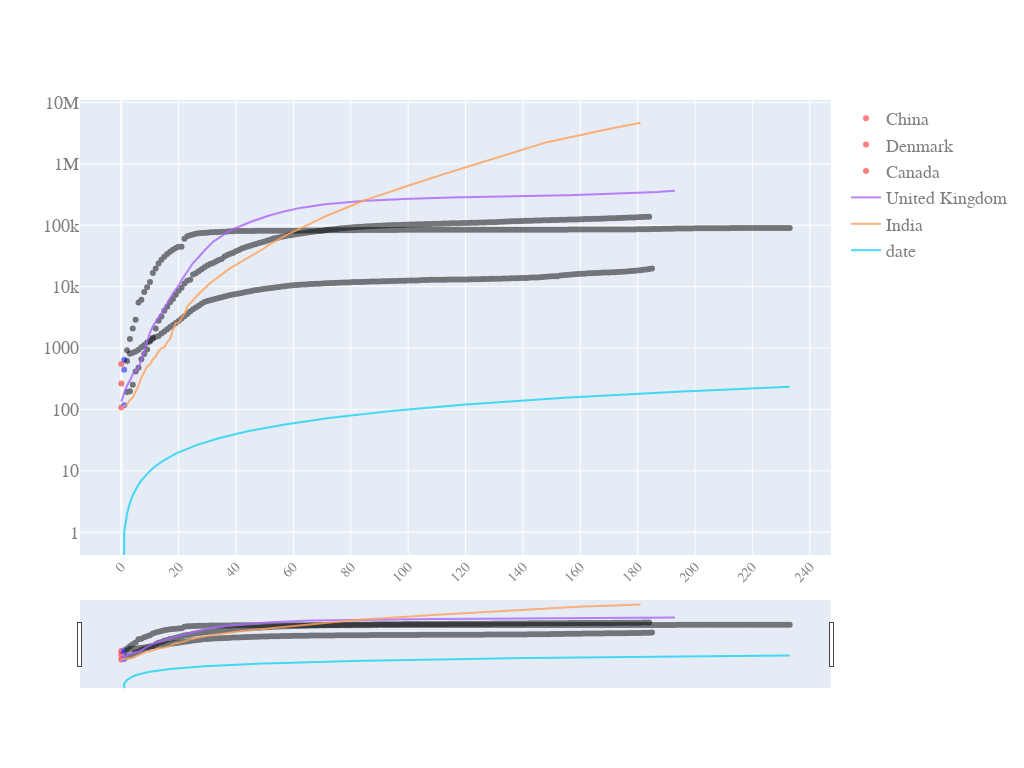

Source (notebook cell):
### Code cell
quick_plot1(pd_sync_timelines.date, pd_sync_timelines.iloc[:,1:],
          y_scale='log', slider=True)

### Figure 1 — Plotly figure (JSON) as saved in the notebook; plotly's stock layout.template omitted (floating-point values rounded to 4 significant figures; data arrays with more than 128 entries replaced by an {"elided": "..."} marker saying what was removed)
{"data": [{"marker": {"color": ["red", "blue"]}, "mode": "markers", "name": "China", "opacity": 0.5, "type": "scatter", "x": {"elided": "234 int values"}, "y": {"elided": "234 int values"}}, {"marker": {"color": ["red", "blue"]}, "mode": "markers", "name": "Denmark", "opacity": 0.5, "type": "scatter", "x": {"elided": "234 int values"}, "y": {"elided": "234 int values"}}, {"marker": {"color": ["red", "blue"]}, "mode": "markers", "name": "Canada", "opacity": 0.5, "type": "scatter", "x": {"elided": "234 int values"}, "y": {"elided": "234 int values"}}, {"name": "United Kingdom", "opacity": 0.8, "type": "scatter", "x": {"elided": "234 int values"}, "y": {"elided": "234 int values"}}, {"name": "India", "opacity": 0.8, "type": "scatter", "x": {"elided": "234 int values"}, "y": {"elided": "234 int values"}}, {"name": "date", "opacity": 0.8, "type": "scatter", "x": {"elided": "234 int values"}, "y": {"elided": "234 int values"}}], "layout": {"autosize": true, "font": {"color": "#7f7f7f", "family": "PT Sans, monospace", "size": 18}, "height": 768, "width": 1024, "xaxis": {"nticks": 20, "rangeslider": {"visible": true}, "tickangle": -45, "tickfont": {"color": "#7f7f7f", "size": 14}}, "yaxis": {"type": "log"}}}
